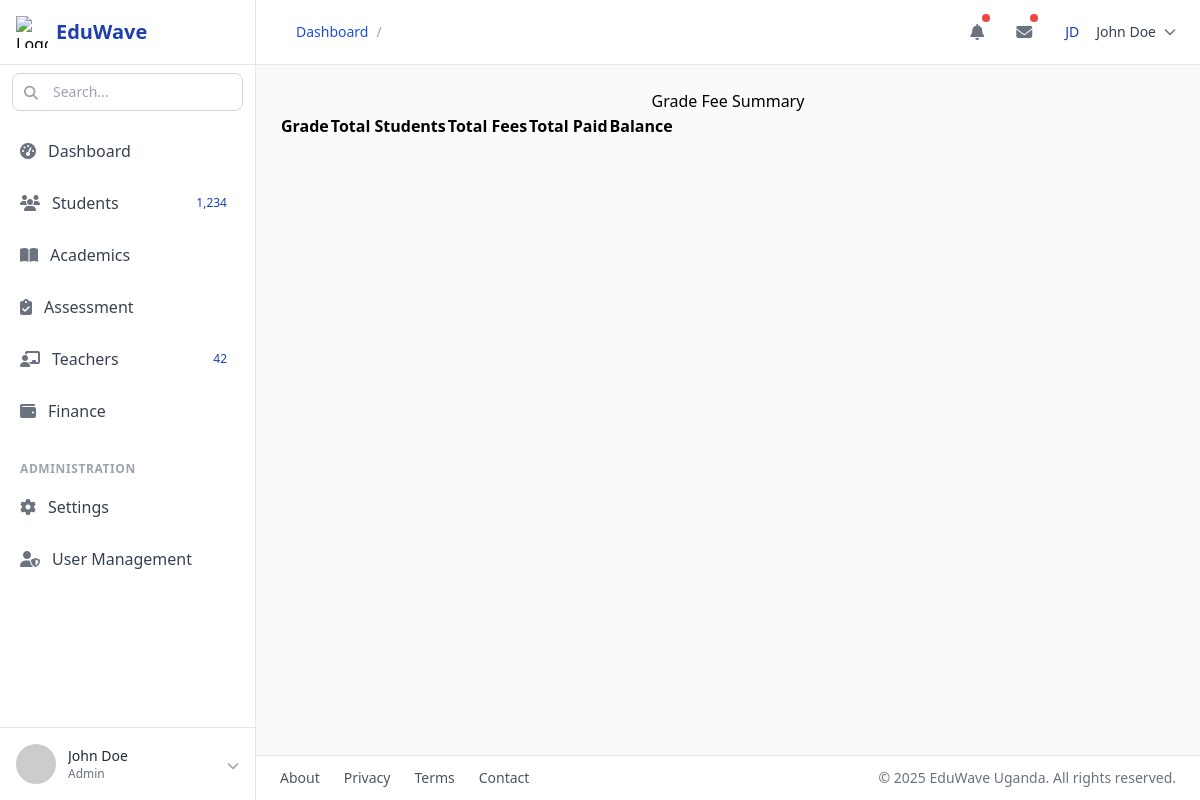
Before: /finance/grades/summary/ with the older database file.
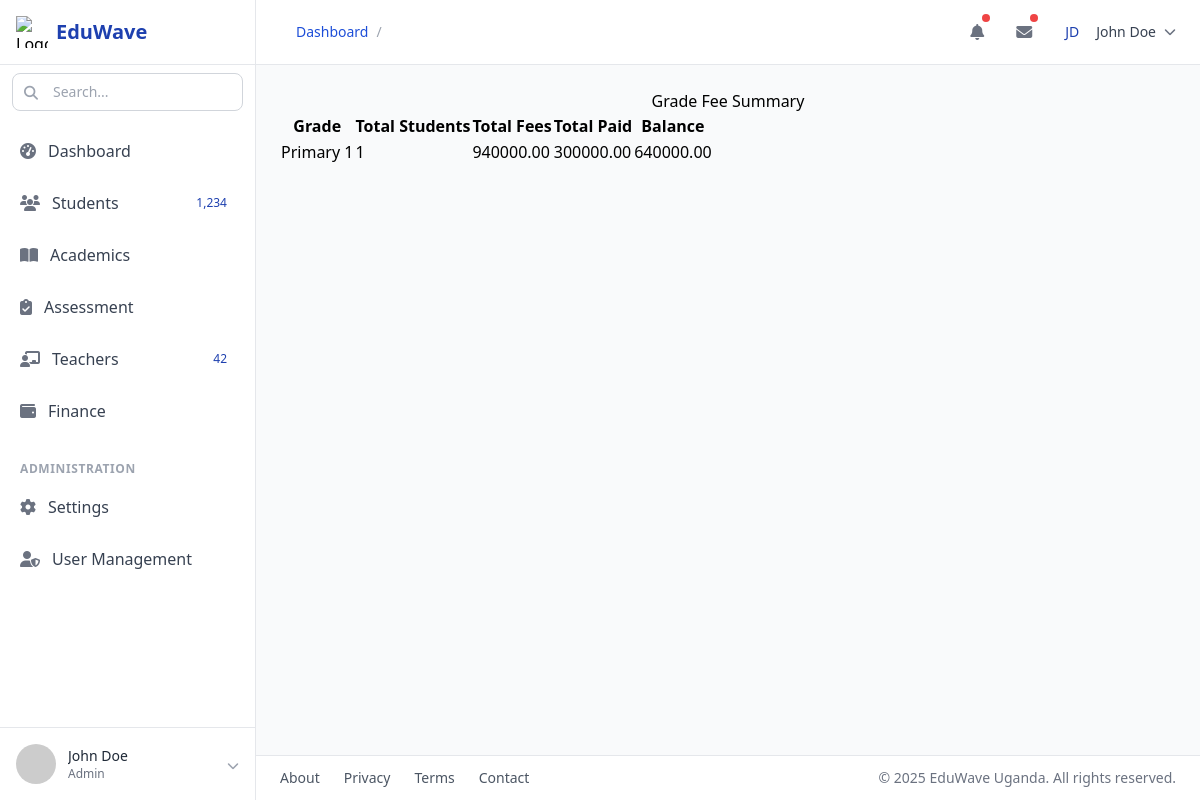
After: the same page with the newer database file.
### finance/models.py (models this page shows, shortened)
class FeeTransaction(models.Model):
    PAYMENT_METHOD_CHOICES = (
        ('cash', 'Cash'),
        ('card', 'Card'),
        ('online_transfer', 'Online Transfer'),
        ('mobile_money', 'Mobile Money'),
    )
    STATUS_CHOICES = (
        ('pending', 'Pending'),
        ('paid', 'Paid'),
        ('overdue', 'Overdue'),
    )
    grade = models.ForeignKey(
        Grade, on_delete=models.CASCADE, related_name="fee_transactions", null=True, blank=True
    )
    amount_due = models.DecimalField(max_digits=10, decimal_places=2)
    student = models.ForeignKey(StudentTuitionDescription, on_delete=models.CASCADE, related_name="fee_transactions")
    amount_due = models.DecimalField(max_digits=10, decimal_places=2, editable=False)
    amount_paid = models.DecimalField(max_digits=10, decimal_places=2, default=0)
    payment_method = models.CharField(max_length=20, choices=PAYMENT_METHOD_CHOICES)
    due_date = models.DateField(null=True, blank=True, editable=True)
    status = models.CharField(max_length=20, choices=STATUS_CHOICES, default='pending')
    last_payment_date = models.DateField(null=True, blank=True, editable=True)
    payment_reference = models.CharField(max_length=50, null=True, blank=True, unique=True)
    receipt_url = models.URLField(null=True, blank=True)
    remarks = models.TextField(null=True, blank=True, help_text="Any additional notes about the payment")
    created = models.DateField(auto_now_add=True)
    updated = models.DateField(auto_now=True)
    class Meta:
        db_table = "fee_transaction"
        db_table_comment = "This includes students' fees transaction data"
        ordering = ['-created']  # Orders by the most recent transactions

### academic/models.py (models this page shows, shortened)
class Grade(models.Model):
    grade_name = models.CharField(max_length=50)
    class_teacher = models.ForeignKey(
        Teacher, on_delete=models.SET_NULL, null=True, related_name="grades")
    created = models.DateField(auto_now_add=True)
    updated = models.DateField(auto_now=True)
    class Meta:
        db_table = "class"
        db_table_comment = "This includes Students address data"
        ordering = ["grade_name"]

### finance/views.py (the view)
# urls.py: path('grades/summary/', grade_fee_summary, name='grade_fee_summary'),
def grade_fee_summary(request):
    grades = SchoolFees.objects.all()
    data = []
    for grade in grades:
        students = StudentTuitionDescription.objects.filter(tuition=grade)
        total_students = students.count()
        total_fees = students.aggregate(total_fees=Sum('total_fee'))[
            'total_fees'] or 0
        total_paid = FeeTransaction.objects.filter(student__in=students).aggregate(
            total_paid=Sum('amount_paid')
        )['total_paid'] or 0
        balance = total_fees - total_paid
        data.append({
            'grade': grade.grade.grade_name,
            'total_students': total_students,
            'total_fees': total_fees,
            'total_paid': total_paid,
            'balance': balance,
        })
    context = {'data': data}
    return render(request, 'grade_fee_summary.html', context)

### finance/templates/grade_fee_summary.html
{% extends 'base.html' %}
{% block content %}
    <div class="content table-responsive table-full-width">
        <h1 class="text-center">Grade Fee Summary</h1>
        <table class="table table-striped table-bordered">
            <thead class="thead-dark">
                <tr>
                    <th>Grade</th>
                    <th>Total Students</th>
                    <th>Total Fees</th>
                    <th>Total Paid</th>
                    <th>Balance</th>
                </tr>
            </thead>
            <tbody>
                {% for item in data %}
                <tr>
                    <td>{{ item.grade }}</td>
                    <td>{{ item.total_students }}</td>
                    <td>{{ item.total_fees|floatformat:2 }}</td>
                    <td>{{ item.total_paid|floatformat:2 }}</td>
                    <td>{{ item.balance|floatformat:2 }}</td>
                </tr>
                {% endfor %}
            </tbody>
        </table>
    </div>
{% endblock content %}

Changed rows visible on the page:
added FeeTransaction: grade "Primary 1", total_students "1", total_fees "940000.00", total_paid "300000.00", balance "640000.00"
